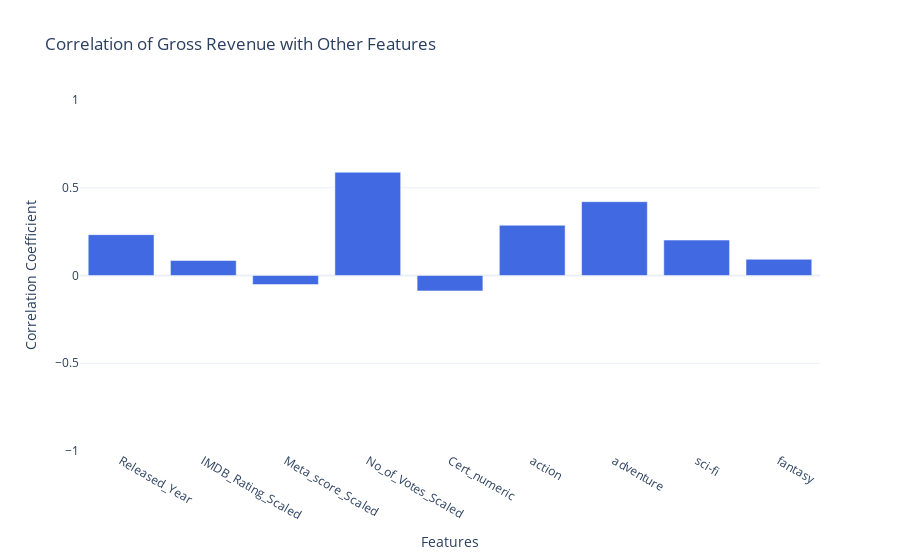

The cell this chart's notebook holds for it:
### Markdown cell above
## Predicting Movie Gross Revenue Using Regression Models

### Introduction
In this project, we will apply regression techniques to predict the **Gross** revenue of movies based on various available features from the **Top 1000 IMDb Movies** dataset. Gross revenue is a crucial metric in the film industry, reflecting a movie's financial success and audience reach. Predicting this value can help stakeholders make informed decisions about budgeting, marketing, and production strategies.

### Correlation Analysis
To build an effective regression model, it is essential to analyze the relationship between **Gross** and other available features. Below is an overview of key correlations:

- **Directors**: Certain directors have a strong influence on a movie’s commercial success. Renowned directors often have a history of high-grossing films due to their reputation and fan following.
- **Actors**: Lead actors significantly impact a film's box office revenue. Well-known and award-winning actors tend to draw larger audiences, increasing gross revenue.
- **Genre**: Different genres perform differently at the box office. For example, action and adventure films typically generate higher revenue due to their broad audience appeal and international marketability.
- **Released Year**: Trends in the film industry evolve over time, affecting revenue. Modern movies tend to earn more due to inflation, wider distribution, and digital platforms.
- **IMDB Rating**: Higher-rated movies often attract more viewers, but the relationship may not be strictly linear as some blockbusters perform well despite mixed reviews.
- **Meta Score**: Critical reception plays a role in a movie’s financial success, with well-reviewed movies often enjoying longer theatrical runs and strong word-of-mouth promotion.
- **Number of Votes**: A higher number of IMDb votes indicates broader audience engagement, which often translates to higher box office revenue.

By analyzing these factors and their correlations with **Gross**, we can determine the most relevant predictors and develop an accurate regression model to estimate a movie’s financial performance.

### Code cell
# Selecting numerical features with potential correlation to Gross
correlation_matrix = df[['Gross', 'Released_Year', 'IMDB_Rating_Scaled',
                        'Meta_score_Scaled', 'No_of_Votes_Scaled', 'Cert_numeric',
                        'action', 'adventure', 'sci-fi', 'fantasy']].corr()

# Extract only the row for 'Gross'
gross_correlation = correlation_matrix.loc['Gross'].drop('Gross')  # Remove self-correlation

# Create a bar chart using Plotly
fig = go.Figure(go.Bar(
    x=gross_correlation.index,
    y=gross_correlation.values,
    marker_color='royalblue'
))

fig.update_layout(
    title="Correlation of Gross Revenue with Other Features",
    xaxis_title="Features",
    yaxis_title="Correlation Coefficient",
    yaxis=dict(range=[-1, 1]),  # Correlation values range from -1 to 1
    template="plotly_white"
)

fig.show()

### Figure 1 — Plotly figure (JSON) as saved in the notebook; plotly's stock layout.template omitted (floating-point values rounded to 4 significant figures)
{"data": [{"marker": {"color": "royalblue"}, "x": ["Released_Year", "IMDB_Rating_Scaled", "Meta_score_Scaled", "No_of_Votes_Scaled", "Cert_numeric", "action", "adventure", "sci-fi", "fantasy"], "y": [0.2328, 0.08552, -0.05189, 0.5884, -0.08804, 0.2866, 0.4206, 0.2019, 0.09234], "type": "bar"}], "layout": {"yaxis": {"title": {"text": "Correlation Coefficient"}, "range": [-1, 1]}, "title": {"text": "Correlation of Gross Revenue with Other Features"}, "xaxis": {"title": {"text": "Features"}}}}
